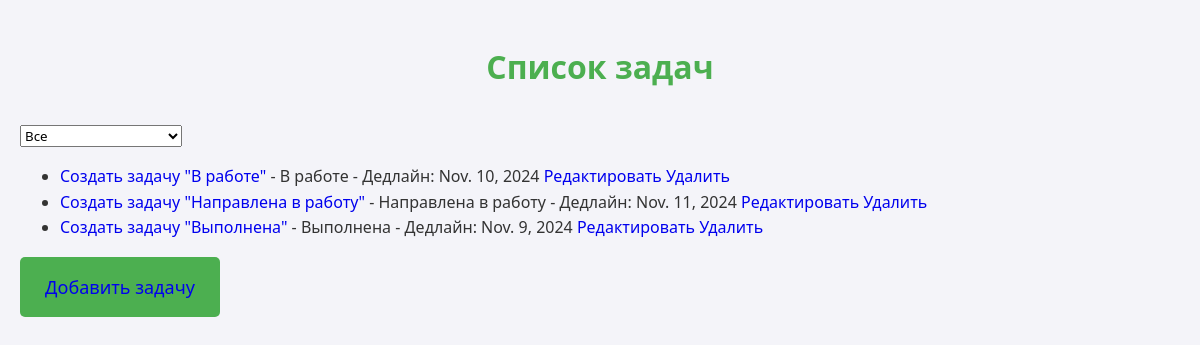
The page / on the database its author committed.
### tasks/models.py (models this page shows, shortened)
class Task(models.Model):
    STATUS_CHOICES = [
        ('В работе', 'В работе'),
        ('Направлена в работу', 'Направлена в работу'),
        ('Выполнена', 'Выполнена'),
    ]
    title = models.CharField(max_length=200)
    description = models.TextField()
    status = models.CharField(max_length=20, choices=STATUS_CHOICES, default='pending')
    created_at = models.DateTimeField(auto_now_add=True)
    updated_at = models.DateTimeField(auto_now=True)
    due_date = models.DateField(null=True, blank=True)  # Добавляем поле для дедлайна

### tasks/views.py (the view)
# urls.py: path('', views.index, name='index'),
def index(request):
    status_filter = request.GET.get('status', '')
    if status_filter:
        tasks = Task.objects.filter(status=status_filter).exclude(status='completed')
    else:
        tasks = Task.objects.exclude(status='completed')
    statuses = Task.STATUS_CHOICES
    return render(request, 'tasks/index.html', {'tasks': tasks, 'statuses': statuses})

### tasks/templates/tasks/index.html (shortened to what this page needs)
<!DOCTYPE html>
{% load static %}
<html lang="ru">
<head>
    <link rel="stylesheet" href="{% static '/styles.css' %}">
</head>
<body>
    <h1>Список задач</h1>
    <select id="status_filter">
        <option value="">Все</option>
    </select>
    <ul id="task_list">
        {% for task in tasks %}
            <li>
                <a href="{% url 'task_details' task.pk %}">{{ task.title }} </a>
                - {{ task.status }} - Дедлайн: {{ task.due_date }}
                <a href="{% url 'edit_task' task.pk %}">Редактировать</a>
                <a href="{% url 'delete_task' task.pk %}">Удалить</a>
            </li>
        {% endfor %}
    </ul>
    <button><a href="{% url 'add_task' %}">Добавить задачу</a></button>
</body>
</html>

### static/styles.css (style rules this page uses)
* { box-sizing: border-box; font-family: 'Segoe UI', Tahoma, Geneva, Verdana, sans-serif; }
a { text-decoration: none; }
body { margin: 15px; background-color: #f4f4f9; color: #333; line-height: 1.6; margin: 0; padding: 20px; }
h1 { text-align: center; color: #4CAF50; margin-bottom: 30px; font-size: 32px; }
button { background-color: #4CAF50; width: 200px; height: 60px; color: white; border: none; padding: 12px 20px; margin: 0px; font-size: 18px; cursor: pointer; border-radius: 5px; transition: background-color 0.3s ease; }

### rows shown on the page
Task: title "Создать задачу \"В работе\"", status "В работе", due_date "Nov. 10, 2024"
Task: title "Создать задачу \"Направлена в работу\"", status "Направлена в работу", due_date "Nov. 11, 2024"
Task: title "Создать задачу \"Выполнена\"", status "Выполнена", due_date "Nov. 9, 2024"
